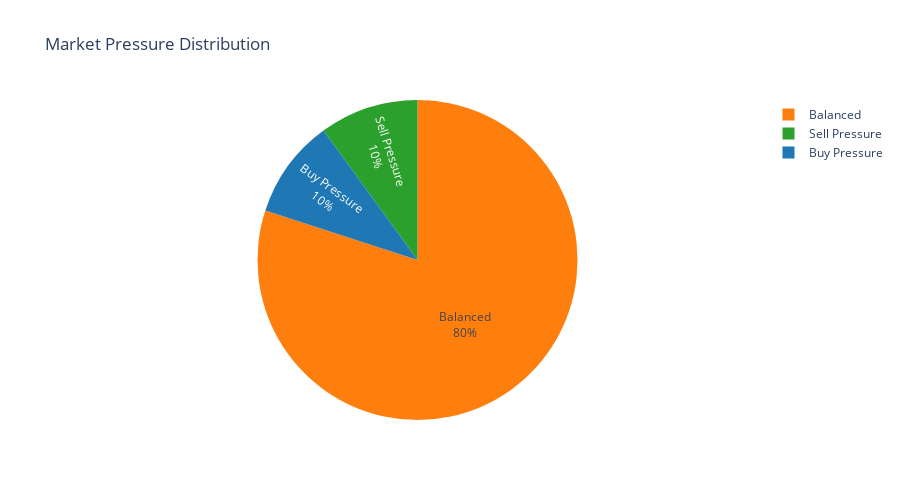

The notebook cell saved with this chart:
### Markdown cell above
## 📊 Visualization: Buy/Sell Pressure Analysis

### Code cell
if not pools_df.empty and 'buy_sell_ratio' in pools_df.columns:
    # Categorize pools by buy/sell pressure
    pools_df['pressure_category'] = pd.cut(
        pools_df['buy_sell_ratio'],
        bins=[0, 0.8, 1.2, float('inf')],
        labels=['Sell Pressure', 'Balanced', 'Buy Pressure']
    )
    
    # Count by category
    pressure_counts = pools_df['pressure_category'].value_counts()
    
    # Create pie chart
    fig = px.pie(
        values=pressure_counts.values,
        names=pressure_counts.index,
        title='Market Pressure Distribution',
        color_discrete_sequence=['#ff7f0e', '#2ca02c', '#1f77b4']
    )
    
    fig.update_traces(textposition='inside', textinfo='percent+label')
    fig.update_layout(height=500)
    
    fig.show()
    
    # Print detailed analysis
    print("\n📊 Pressure Analysis by Category:")
    print("=" * 80)
    print(f"   • Sell Pressure (ratio < 0.8):  {pressure_counts.get('Sell Pressure', 0):3d} pools ({pressure_counts.get('Sell Pressure', 0)/len(pools_df)*100:5.1f}%)")
    print(f"   • Balanced (0.8-1.2):           {pressure_counts.get('Balanced', 0):3d} pools ({pressure_counts.get('Balanced', 0)/len(pools_df)*100:5.1f}%)")
    print(f"   • Buy Pressure (ratio > 1.2):   {pressure_counts.get('Buy Pressure', 0):3d} pools ({pressure_counts.get('Buy Pressure', 0)/len(pools_df)*100:5.1f}%)")
    print("\n💡 Balanced pools (0.8-1.2 ratio) are often best for stable arbitrage")

### Figure 1 — Plotly figure (JSON) as saved in the notebook; plotly's stock layout.template omitted (floating-point values rounded to 4 significant figures)
{"data": [{"domain": {"x": [0, 1], "y": [0, 1]}, "hovertemplate": "label=%{label}<br>value=%{value}<extra></extra>", "labels": ["Balanced", "Sell Pressure", "Buy Pressure"], "legendgroup": "", "name": "", "showlegend": true, "textinfo": "percent+label", "textposition": "inside", "type": "pie", "values": [8, 1, 1]}], "layout": {"height": 500, "legend": {"tracegroupgap": 0}, "piecolorway": ["#ff7f0e", "#2ca02c", "#1f77b4"], "title": {"text": "Market Pressure Distribution"}}}
